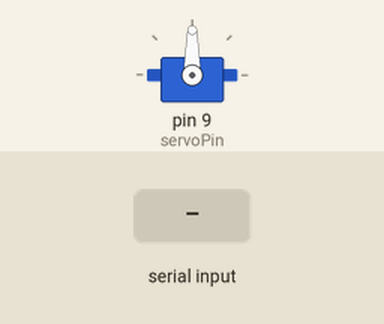
The sketch below on a simulated Arduino Uno, built with avr-gcc and run on an emulated ATmega328P. Shown: servo. The inputs (shaded band) are chosen by the test bench.

Above: at 1.2 s.
1.3 s: "30,150\n" received over Serial
At 1.6 s:
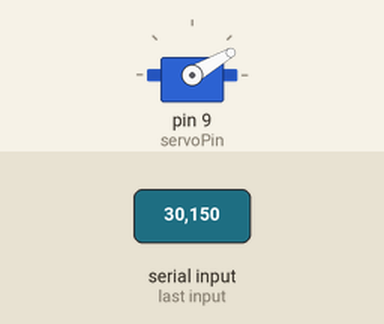
2.8 s: "5\n" received over Serial
At 4.0 s:
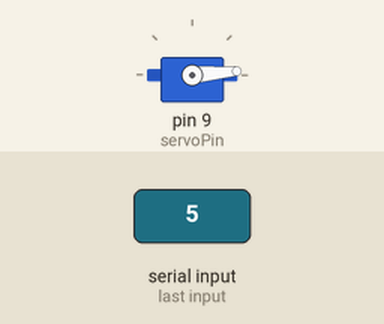
4.3 s: "200\n" received over Serial
At 5.2 s:
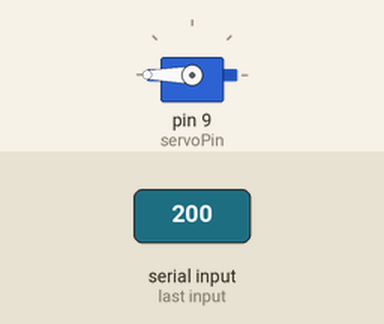
5.8 s: "90,45\n" received over Serial
At 6.3 s:
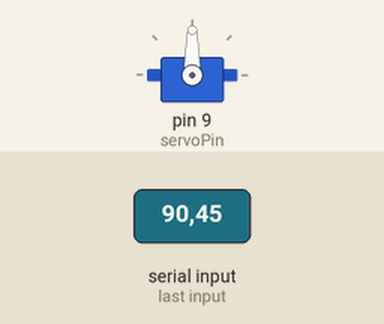
Timing chart, 0 to 8.3 s (numbered marks = the images above; inputs shaded):
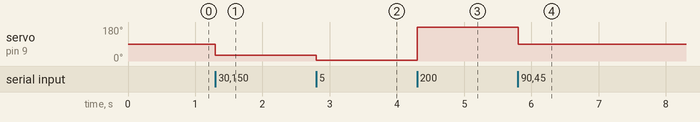

Measured:
- after the input at 1.3 s, servo on pin 9 (servoPin): 90° → 30° at once
- after the input at 2.8 s, servo on pin 9 (servoPin): 30° → 5° at once
- after the input at 4.3 s, servo on pin 9 (servoPin): 5° → 180° at once
- after the input at 5.8 s, servo on pin 9 (servoPin): 180° → 90° at once

The sketch:

rec.ino
```cpp
#include <Servo.h>
Servo servo1;
int servoPin = 9;

int x = 1;
int pos = 0;
void setup() {
 Serial.begin(115200);
 Serial.setTimeout(1);
 servo1.attach(servoPin);

}
void loop() {
 while (!Serial.available()){

 }


  x = Serial.readString().toInt();
  servo1.write(x);

}
```
